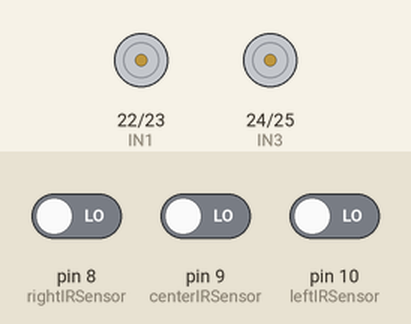
Simulated run of this sketch. Board: Arduino Mega 2560, built with avr-gcc and run on an emulated ATmega2560. Parts: motor-driver pin pairs drawn as motors (green arrow = first pin HIGH = forward, orange = second pin HIGH = backward, longer = more drive, scaled by the enable pin). Inputs (shaded band) come from the test bench; at power-on: pin 8 (rightIRSensor) LOW, pin 9 (centerIRSensor) LOW, pin 10 (leftIRSensor) LOW.

Above: at 1.2 s.
1.3 s: pin 8 (rightIRSensor) driven HIGH
At 1.8 s:
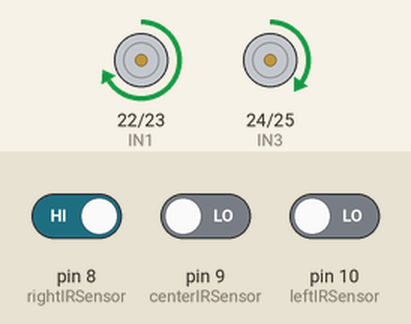
2.8 s: pin 9 (centerIRSensor) driven HIGH
At 4.0 s:
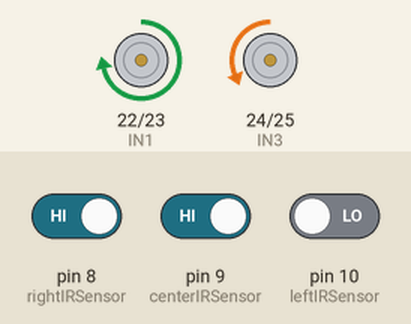
4.3 s: pin 8 (rightIRSensor) driven LOW
At 5.3 s:
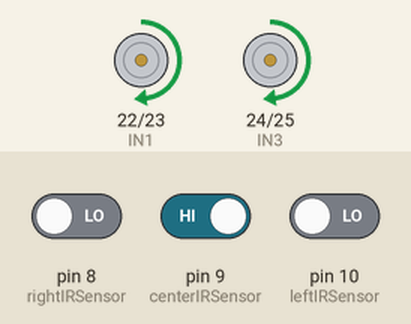
5.8 s: pin 10 (leftIRSensor) driven HIGH
At 6.5 s:
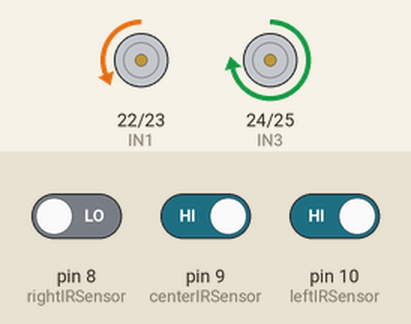
7.3 s: pin 9 (centerIRSensor) driven LOW
At 7.6 s:
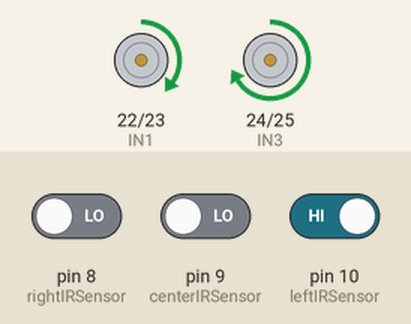
Timing chart, 0 to 9.8 s (numbered marks = the images above; inputs shaded):
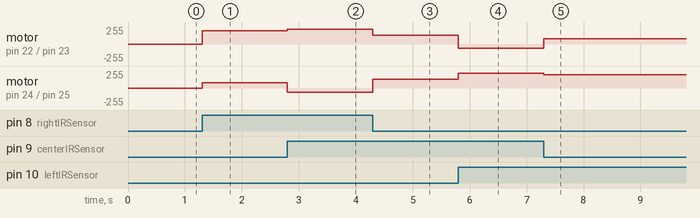

The sketch:

Phase2_code.ino
```cpp
#define IN1  22
#define IN2  23
#define IN3  24
#define IN4  25
#define EN1  2
#define EN2  3

#define rightIRSensor 8
#define centerIRSensor 9
#define leftIRSensor 10

boolean IRSensorReadings[3] = {0, 0, 0};


void setup() {
 pinMode(IN1,OUTPUT);
  pinMode(IN2,OUTPUT);
  pinMode(IN3,OUTPUT);
  pinMode(IN4,OUTPUT);
  pinMode(EN1,OUTPUT);
  pinMode(EN2,OUTPUT);

  pinMode(rightIRSensor ,INPUT);
  pinMode(centerIRSensor ,INPUT);
  pinMode(leftIRSensor ,INPUT);

}

void loop() {

   IRSensorReadings[0]= digitalRead(leftIRSensor);
   IRSensorReadings[1]= digitalRead(centerIRSensor);
   IRSensorReadings[2]= digitalRead(rightIRSensor);

   Serial.print("LEFT: ");
   Serial.print(IRSensorReadings[0]);
   Serial.print("CENTER: ");
   Serial.print(IRSensorReadings[1] );
   Serial.print("RIGHT:");
   Serial.println(IRSensorReadings[2]);

   if(IRSensorReadings[0] == 0 && IRSensorReadings[1] == 0 && IRSensorReadings[2] == 0)
        forward(0);
   if(IRSensorReadings[0] == 0 && IRSensorReadings[1] == 0 && IRSensorReadings[2] == 1)
        forward_left();
   if(IRSensorReadings[0] == 0 && IRSensorReadings[1] == 1 && IRSensorReadings[2] == 0)
        forward(130);
   if(IRSensorReadings[0] == 0 && IRSensorReadings[1] == 1 && IRSensorReadings[2] == 1)
        turn_left(220);
   if(IRSensorReadings[0] == 1 && IRSensorReadings[1] == 0 && IRSensorReadings[2] == 0)
        forward_right();
   if(IRSensorReadings[0] == 1 && IRSensorReadings[1] == 1 && IRSensorReadings[2] == 0)
        turn_right(220);
}


int forward(int speeder){
    digitalWrite(IN1,HIGH);
    digitalWrite(IN2,LOW);
    digitalWrite(IN3,HIGH);
    digitalWrite(IN4,LOW);
    analogWrite(EN1,speeder);
    analogWrite(EN2,speeder);
 }

 int backward(int speeder){
    digitalWrite(IN1,LOW);
    digitalWrite(IN2,HIGH);
    digitalWrite(IN3,LOW);
    digitalWrite(IN4,HIGH);
    analogWrite(EN1,speeder);
    analogWrite(EN2,speeder);

 }

 int turn_right(int speeder){
    digitalWrite(IN1,LOW);
    digitalWrite(IN2,HIGH);
    digitalWrite(IN3,HIGH);
    digitalWrite(IN4,LOW);
    analogWrite(EN1,speeder- (0.7*speeder));
    analogWrite(EN2,speeder);
 }

 int turn_left(int speeder){
    digitalWrite(IN1,HIGH);
    digitalWrite(IN2,LOW);
    digitalWrite(IN3,LOW);
    digitalWrite(IN4,HIGH);
    analogWrite(EN1,speeder);
    analogWrite(EN2,speeder-(0.7*speeder));
 }

 void forward_left () {
     digitalWrite(IN1 ,HIGH);
     digitalWrite(IN2, LOW);
     digitalWrite(IN3, HIGH);
     digitalWrite(IN4, LOW);
     analogWrite(EN1, 200);
     analogWrite(EN2, 80);
 }

 void forward_right () {
     digitalWrite(IN1, HIGH);
     digitalWrite(IN2, LOW);
     digitalWrite(IN3, HIGH);
     digitalWrite(IN4, LOW);
     analogWrite(EN1, 80);
     analogWrite(EN2, 200);
 }
```

Measured:
- after the input at 1.3 s, motor on pin 22 (IN1) / pin 23 (IN2): stopped → forward 200/255 at once; motor on pin 24 (IN3) / pin 25 (IN4): stopped → forward 80/255 at once
- after the input at 2.8 s, motor on pin 22 (IN1) / pin 23 (IN2): forward 200/255 → forward 220/255 at once; motor on pin 24 (IN3) / pin 25 (IN4): forward 80/255 → backward 66/255 at once
- after the input at 4.3 s, motor on pin 22 (IN1) / pin 23 (IN2): forward 220/255 → forward 130/255 at once; motor on pin 24 (IN3) / pin 25 (IN4): backward 66/255 → forward 130/255 at once
- after the input at 5.8 s, motor on pin 22 (IN1) / pin 23 (IN2): forward 130/255 → backward 66/255 at once; motor on pin 24 (IN3) / pin 25 (IN4): forward 130/255 → forward 220/255 at once
- after the input at 7.3 s, motor on pin 22 (IN1) / pin 23 (IN2): backward 66/255 → forward 80/255 at once; motor on pin 24 (IN3) / pin 25 (IN4): forward 220/255 → forward 200/255 at once
